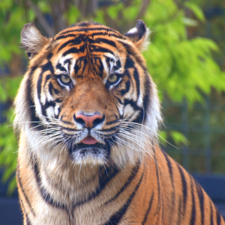
#> input picture images/input_image.jpg, 225 x 225 px
$ python task2.py
#> lines starting #> are read from the running program, lines starting #| are printed output that depends on the picture
# task2.py
from PIL import Image
import numpy as np
import os
from scipy.ndimage import uniform_filter

def spatial_average(image_path, output_path, kernel_size):

    # Open the image and convert it to a grayscale format
#> called with image_path = 'images/input_image.jpg', output_path = 'output/average_3x3.jpg', kernel_size = 3
    img = Image.open(image_path).convert('L')
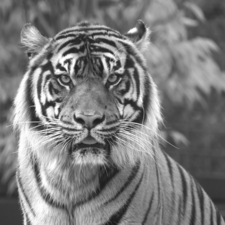
#> img: PIL image 225x225 L; min 26, max 255, mean 125.2
    img_array = np.array(img, dtype=np.float32)

    # Apply mean filtering using a square kernel of the given size
    averaged_array = uniform_filter(img_array, size=kernel_size)
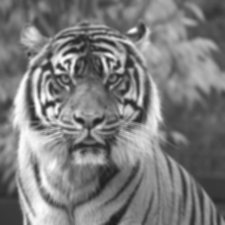
#> averaged_array: shape (225, 225) float32; min 29.67, max 254.6, mean 125.2
    averaged_array = averaged_array.astype(np.uint8)

    # Export the smoothed image to the specified location
    Image.fromarray(averaged_array).save(output_path)
    print(f"Averaged image with kernel size {kernel_size}x{kernel_size} saved to {output_path}")

def main():
    input_path = "images/input_image.jpg"
    output_dir = "output"
    os.makedirs(output_dir, exist_ok=True)

    # Run filtering with various kernel dimensions
    for kernel_size in [3, 10, 20]:
        output_path = os.path.join(output_dir, f"average_{kernel_size}x{kernel_size}.jpg")
        try:
            spatial_average(input_path, output_path, kernel_size)
        except Exception as e:
            print(f"Failed for kernel_size={kernel_size}: {e}")

if __name__ == "__main__":
    main()
